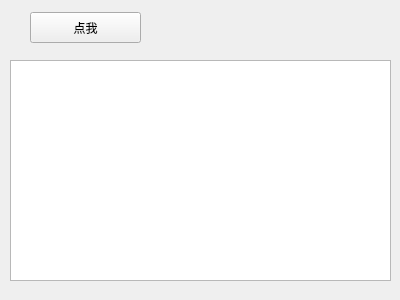
<?xml version="1.0" encoding="UTF-8"?>
<ui version="4.0">
 <class>Form</class>
 <widget class="QWidget" name="Form">
  <property name="geometry">
   <rect>
    <x>0</x>
    <y>0</y>
    <width>400</width>
    <height>300</height>
   </rect>
  </property>
  <property name="windowTitle">
   <string>Form</string>
  </property>
  <widget class="QPushButton" name="pushButton">
   <property name="geometry">
    <rect>
     <x>30</x>
     <y>12</y>
     <width>111</width>
     <height>31</height>
    </rect>
   </property>
   <property name="text">
    <string>点我</string>
   </property>
  </widget>
  <widget class="QTextEdit" name="textEdit">
   <property name="geometry">
    <rect>
     <x>10</x>
     <y>60</y>
     <width>381</width>
     <height>221</height>
    </rect>
   </property>
  </widget>
 </widget>
 <resources/>
 <connections>
  <connection>
   <sender>pushButton</sender>
   <signal>clicked()</signal>
   <receiver>Form</receiver>
   <slot>pushBtnClick()</slot>
   <hints>
    <hint type="sourcelabel">
     <x>133</x>
     <y>24</y>
    </hint>
    <hint type="destinationlabel">
     <x>191</x>
     <y>26</y>
    </hint>
   </hints>
  </connection>
 </connections>
 <slots>
  <slot>pushBtnClick()</slot>
 </slots>
</ui>
